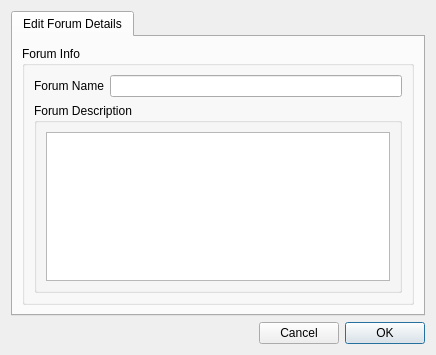
<?xml version="1.0" encoding="UTF-8"?>
<ui version="4.0">
 <class>EditForumV2Details</class>
 <widget class="QDialog" name="EditForumV2Details">
  <property name="geometry">
   <rect>
    <x>0</x>
    <y>0</y>
    <width>436</width>
    <height>355</height>
   </rect>
  </property>
  <property name="windowTitle">
   <string>Forum Details</string>
  </property>
  <property name="windowIcon">
   <iconset resource="../images.qrc">
    <normaloff>:/images/rstray3.png</normaloff>:/images/rstray3.png</iconset>
  </property>
  <layout class="QGridLayout" name="gridLayout_3">
   <item row="1" column="0">
    <layout class="QGridLayout" name="_2">
     <item row="0" column="0">
      <spacer>
       <property name="orientation">
        <enum>Qt::Horizontal</enum>
       </property>
       <property name="sizeHint" stdset="0">
        <size>
         <width>311</width>
         <height>20</height>
        </size>
       </property>
      </spacer>
     </item>
     <item row="0" column="1">
      <widget class="QPushButton" name="cancelButton">
       <property name="text">
        <string>Cancel</string>
       </property>
      </widget>
     </item>
     <item row="0" column="2">
      <widget class="QPushButton" name="applyButton">
       <property name="text">
        <string>OK</string>
       </property>
       <property name="autoDefault">
        <bool>false</bool>
       </property>
       <property name="default">
        <bool>true</bool>
       </property>
      </widget>
     </item>
    </layout>
   </item>
   <item row="0" column="0">
    <widget class="QTabWidget" name="stabWidget">
     <property name="currentIndex">
      <number>0</number>
     </property>
     <widget class="QWidget" name="tab">
      <attribute name="icon">
       <iconset resource="../images.qrc">
        <normaloff>:/images/info16.png</normaloff>:/images/info16.png</iconset>
      </attribute>
      <attribute name="title">
       <string>Edit Forum Details</string>
      </attribute>
      <layout class="QGridLayout" name="gridLayout_5">
       <item row="0" column="0">
        <widget class="QGroupBox" name="groupBox_2">
         <property name="title">
          <string>Forum Info</string>
         </property>
         <layout class="QGridLayout" name="gridLayout_2">
          <item row="0" column="0">
           <widget class="QLabel" name="label">
            <property name="text">
             <string>Forum Name</string>
            </property>
           </widget>
          </item>
          <item row="0" column="1">
           <widget class="QLineEdit" name="nameline"/>
          </item>
          <item row="1" column="0" colspan="2">
           <widget class="QGroupBox" name="groupBox">
            <property name="title">
             <string>Forum Description</string>
            </property>
            <layout class="QGridLayout" name="gridLayout">
             <item row="0" column="0">
              <widget class="QTextEdit" name="DescriptiontextEdit"/>
             </item>
            </layout>
           </widget>
          </item>
         </layout>
        </widget>
       </item>
      </layout>
     </widget>
    </widget>
   </item>
  </layout>
 </widget>
 <resources>
  <include location="../images.qrc"/>
 </resources>
 <connections>
  <connection>
   <sender>cancelButton</sender>
   <signal>clicked()</signal>
   <receiver>EditForumDetails</receiver>
   <slot>close()</slot>
   <hints>
    <hint type="sourcelabel">
     <x>307</x>
     <y>333</y>
    </hint>
    <hint type="destinationlabel">
     <x>217</x>
     <y>177</y>
    </hint>
   </hints>
  </connection>
 </connections>
</ui>
